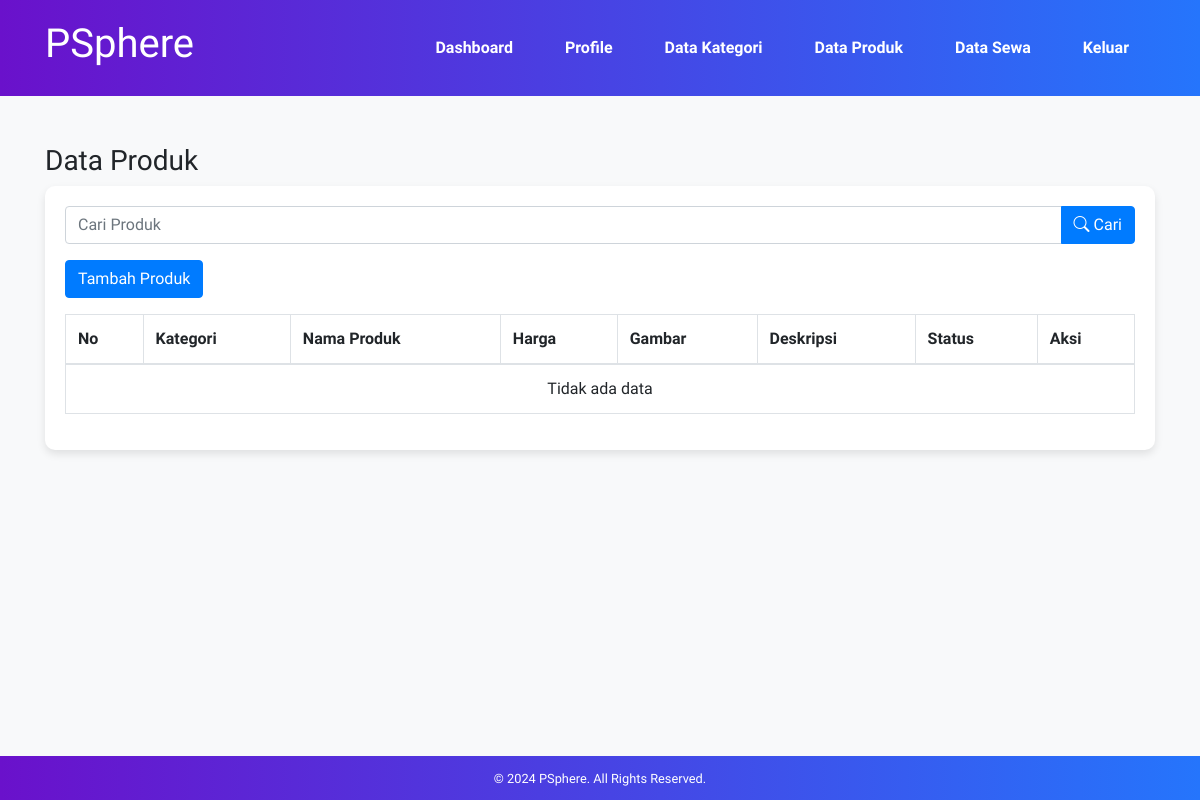
Before: /data-produk.php (signed in) with the older database file.
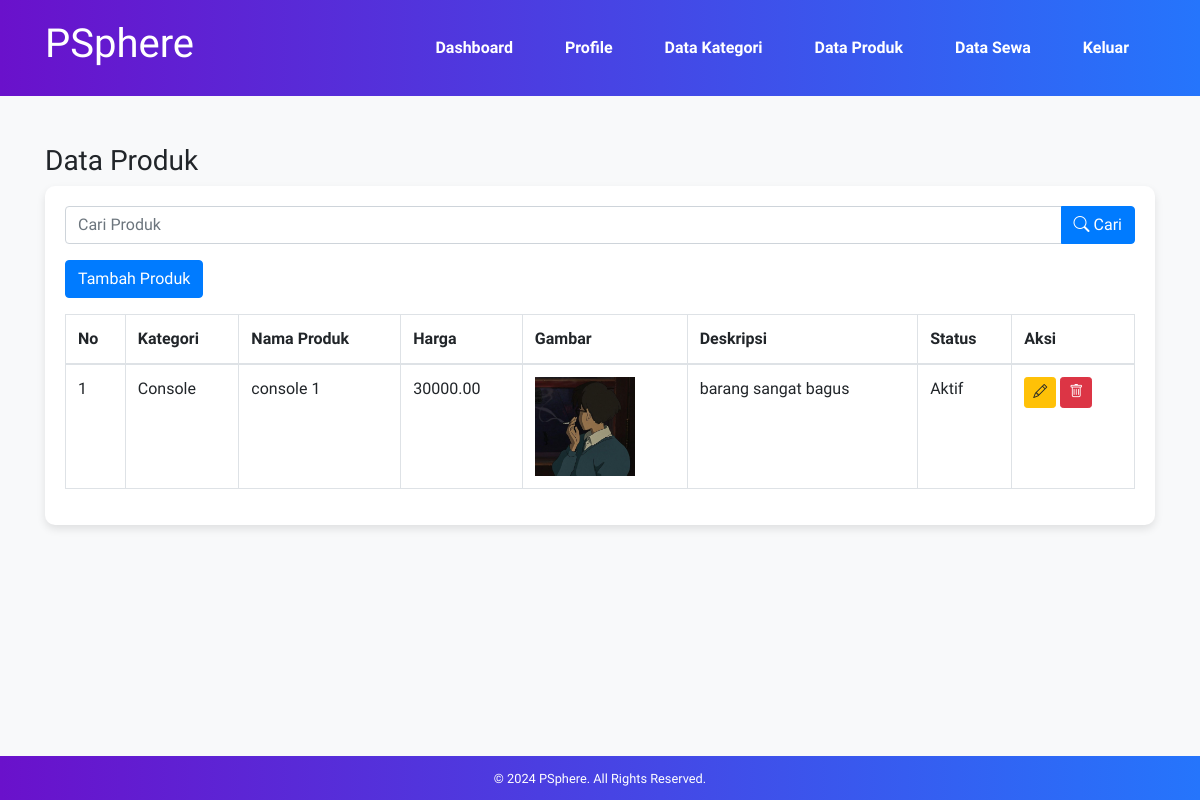
After: the same page with the newer database file.
### tables this page shows
CREATE TABLE `tb_product` (
  `product_id` int(11) NOT NULL,
  `category_id` int(11) NOT NULL,
  `product_name` varchar(100) NOT NULL,
  `product_price` decimal(10,2) NOT NULL,
  `product_image` varchar(100) NOT NULL,
  `product_status` tinyint(1) NOT NULL,
  `product_description` text NOT NULL,
  `date_created` timestamp NOT NULL DEFAULT current_timestamp()
);

CREATE TABLE `tb_category` (
  `category_id` int(11) NOT NULL,
  `category_name` varchar(25) NOT NULL
);

### data-produk.php (the view, shortened to what this page needs)
<?php
	include 'db.php';
	$search = "";
	if(isset($_GET['search'])){
		$search = $_GET['search'];
		$produk = mysqli_query($conn, "SELECT * FROM tb_product LEFT JOIN tb_category USING (category_id) WHERE product_name LIKE '%$search%' ORDER BY product_id DESC");
	} else {
		$produk = mysqli_query($conn, "SELECT * FROM tb_product LEFT JOIN tb_category USING (category_id) ORDER BY product_id DESC");
	}
?>
<!DOCTYPE html>
<html>
<head>
	<link href="https://maxcdn.bootstrapcdn.com/bootstrap/4.5.2/css/bootstrap.min.css" rel="stylesheet">
	<link href="https://cdn.jsdelivr.net/npm/bootstrap-icons/font/bootstrap-icons.css" rel="stylesheet">
    <link rel="stylesheet" type="text/css" href="css/style.css">
</head>
<body>
	<header class="header">
		<div class="container d-flex justify-content-between align-items-center">
			<h1><a href="dashboard.php">PSphere</a></h1>
			<ul class="nav">
				<li class="nav-item"><a href="dashboard.php" class="nav-link">Dashboard</a></li>
				<li class="nav-item"><a href="profil.php" class="nav-link">Profile</a></li>
				<li class="nav-item"><a href="data-kategori.php" class="nav-link">Data Kategori</a></li>
				<li class="nav-item"><a href="data-produk.php" class="nav-link">Data Produk</a></li>
				<li class="nav-item"><a href="data-sewa.php" class="nav-link">Data Sewa</a></li>
				<li class="nav-item"><a href="keluar.php" class="nav-link">Keluar</a></li>
			</ul>
		</div>
	</header>
	<div class="section my-5">
		<div class="container">
			<h3>Data Produk</h3>
			<div class="box">
				<form method="GET" class="mb-3">
					<div class="input-group">
						<input type="text" name="search" class="form-control" placeholder="Cari Produk" value="<?php echo htmlspecialchars($search); ?>">
						<div class="input-group-append">
							<button type="submit" class="btn btn-primary">
								<i class="bi bi-search"></i> Cari
							</button>
						</div>
					</div>
				</form>
				<a href="tambah-produk.php" class="btn btn-primary mb-3">Tambah Produk</a>
				<table class="table table-bordered table-hover">
					<thead>
						<tr>
							<th>No</th>
							<th>Kategori</th>
							<th>Nama Produk</th>
							<th>Harga</th>
							<th>Gambar</th>
							<th>Deskripsi</th>
							<th>Status</th>
							<th>Aksi</th>
						</tr>
					</thead>
					<tbody>
						<?php
							$no = 1;
							if(mysqli_num_rows($produk) > 0){
								while($row = mysqli_fetch_array($produk)){
						?>
						<tr>
							<td><?php echo $no++ ?></td>
							<td><?php echo $row['category_name'] ?></td>
							<td><?php echo $row['product_name'] ?></td>
							<td><?php echo $row['product_price'] ?></td>
							<td><img src="produk/<?php echo $row['product_image'] ?>" width="100px"></td>
							<td><?php echo $row['product_description'] ?></td>
							<td><?php echo ($row['product_status'] == 1)? 'Aktif':'Tidak Aktif'; ?></td>
							<td>
								<a href="edit-produk.php?id=<?php echo $row['product_id'] ?>" class="btn btn-warning btn-sm">
                                    <i class="bi bi-pencil"></i>
                                </a>
                                <a href="proses-hapus.php?idp=<?php echo $row['product_id'] ?>" class="btn btn-danger btn-sm" onclick="return confirm('Yakin ingin hapus ?')">
                                    <i class="bi bi-trash"></i>
                                </a>
							</td>
						</tr>
						<?php }}else{ ?>
						<tr>
							<td colspan="8" class="text-center">Tidak ada data</td>
						</tr>
						<?php } ?>
					</tbody>
				</table>
			</div>
		</div>
	</div>
	<footer class="footer">
        <div class="container">
            <small>&copy; 2024 PSphere. All Rights Reserved.</small>
        </div>
    </footer>
</body>
</html>

### css/style.css (style rules this page uses)
body { font-family: 'Quicksand', sans-serif; background-color: #f8f9fa; margin: 0; padding: 0; min-height: 100vh; display: flex; flex-direction: column; }
.header { background: linear-gradient(to right, #6a11cb, #2575fc); color: white; padding: 20px 0; }
.header h1 a { color: white; text-decoration: none; }
.header ul { list-style: none; padding: 0; }
.header ul li { display: inline; margin: 0 10px; }
.header ul li a { color: white; text-decoration: none; font-weight: bold; }
.section { flex: 1; }
.box { background: white; padding: 20px; border-radius: 10px; box-shadow: 0 4px 8px rgba(0, 0, 0, 0.1); }
.footer { background: linear-gradient(to right, #6a11cb, #2575fc); color: white; padding: 10px 0; text-align: center; }

Changed rows visible on the page:
added tb_product: category.category_name "Console", product_name "console 1", product_price "30000.00", product_image (picture), product_description "barang sangat bagus", product_status "Aktif"
Other visible differences:
text no longer shown: "Tidak ada data"
